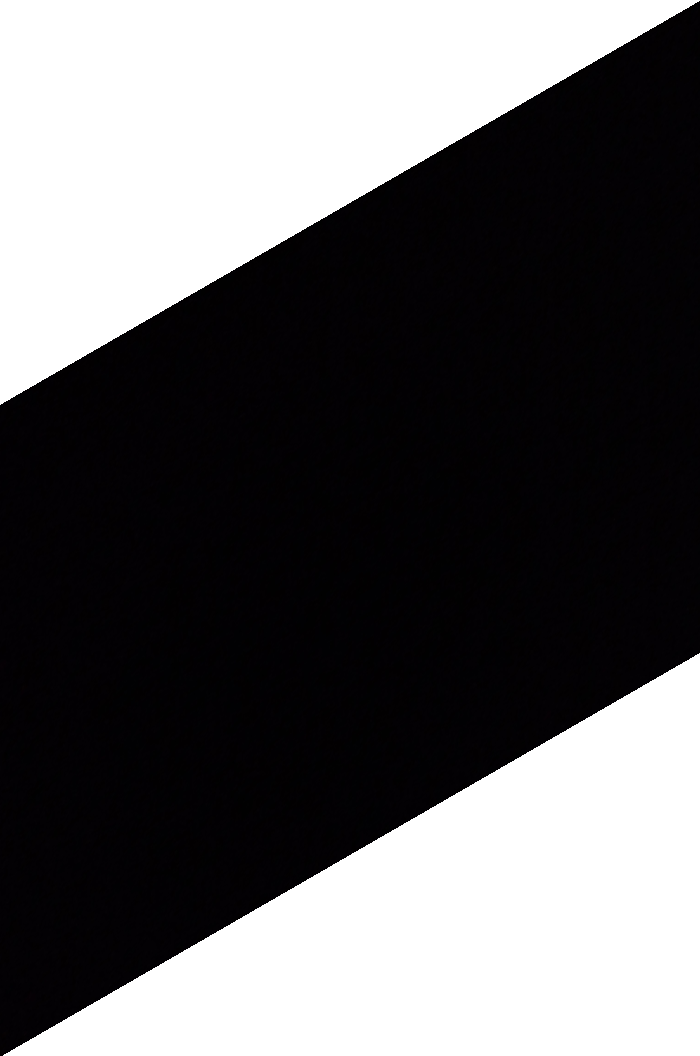
#> input picture square.png, 700 x 1056 px
$ python BoundingBox.py
#> lines starting #> are read from the running program, lines starting #| are printed output that depends on the picture; after the words box and inside, x2 and y2 are one past the last pixel; in counts of white or black regions, pixels touching at a corner belong together
# Python code to find minimum area rectangle around the
# square, and display the angle and width/height

# References: Stack Overflow, GeeksForGeeks, OpenCV library

import numpy as np
import cv2

# Read image and convert to grayscale
img = cv2.imread('square.png', cv2.IMREAD_GRAYSCALE)
#> img: shape (1056, 700); min 0, max 255, mean 97.6
img2 = cv2.imread('square.png', cv2.IMREAD_UNCHANGED)
img_height, img_width = img.shape
#> img_height = 1056; img_width = 700

# Convert to binary image and invert
_, threshold = cv2.threshold(img, 110, 255, cv2.THRESH_BINARY)
#> threshold: shape (1056, 700); 38.3% white; 2 white regions, box (x1, y1, x2, y2) and area: (0, 0, 700, 405) 142058, (3, 653, 700, 1056) 140743
invert = (255 - threshold)
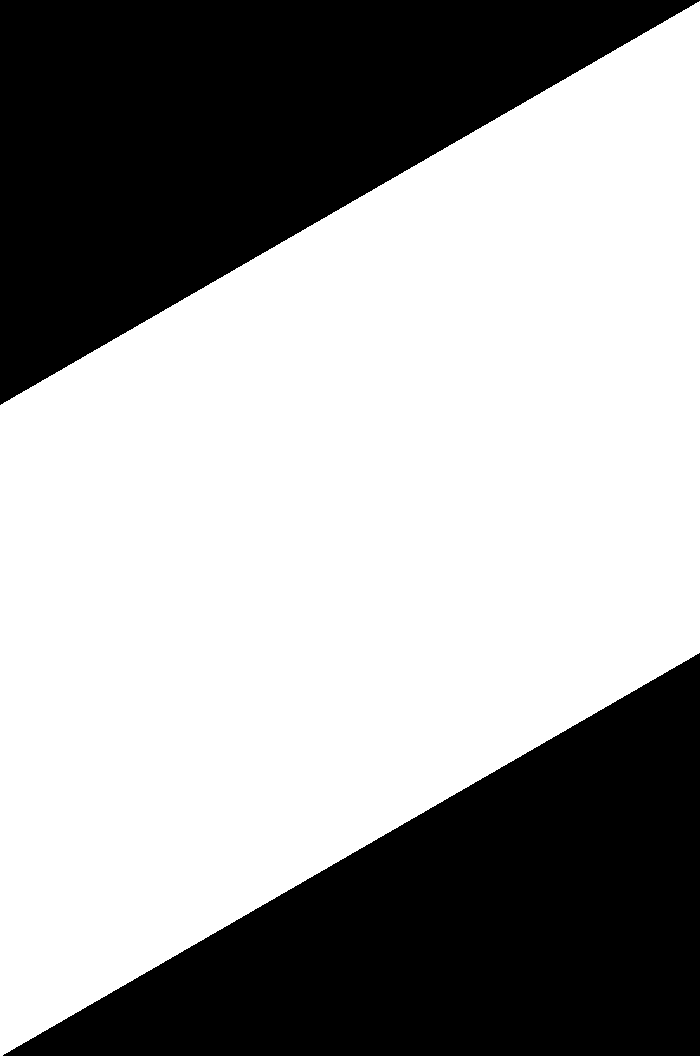
#> invert: shape (1056, 700); 61.7% white; 2 black regions

# Find contours in the inverted image
contours, _= cv2.findContours(invert.copy(), cv2.RETR_TREE, cv2.CHAIN_APPROX_SIMPLE)
#> contours = 1 contour; box (x1, y1, x2, y2) and area: (0, 1, 700, 1056) 455048

# Loop through contours
for cnt in contours:
    # Find min area rectangle for each contour found
    # Draw onto image
    rect = cv2.minAreaRect(cnt)
    box = cv2.boxPoints(rect)
    box = np.int0(box)
    cv2.drawContours(img2, [box], 0, (0, 0, 255), 2)

    # Get dimensions from min area rectangle
    (x, y), (width, height), angle = rect

    # Print important info onto image
    position = (int(img_width/2), int(img_height/2))
    text = 'Angle: ' + str(np.round(angle, 2)) + '\n' + 'Width: ' + str(np.round(width, 2)) + '\n' + 'Height: ' + str(np.round(height, 2))
    font_scale = 0.75
    color = (0, 0, 255)
    thickness = 2
    font = cv2.FONT_HERSHEY_SIMPLEX
    line_type = cv2.LINE_AA

    text_size, _ = cv2.getTextSize(text, font, font_scale, thickness)
    line_height = text_size[1] + 5
    x, y0 = position
    for i, line in enumerate(text.split('\n')):
        y = y0 + i * line_height
        cv2.putText(img2,
                    line,
                    (x, y),
                    font,
                    font_scale,
                    color,
                    thickness,
                    line_type)
#> this loop made 1 pass
#> (rect, box, width, height, angle, position) on pass 1: (((349.7, 528.3), (1132.4, 564.6), -30), [[0, 1055], [-281, 566], [698, 0], [981, 489]], 1132.4, 564.6, -30, (350, 528))
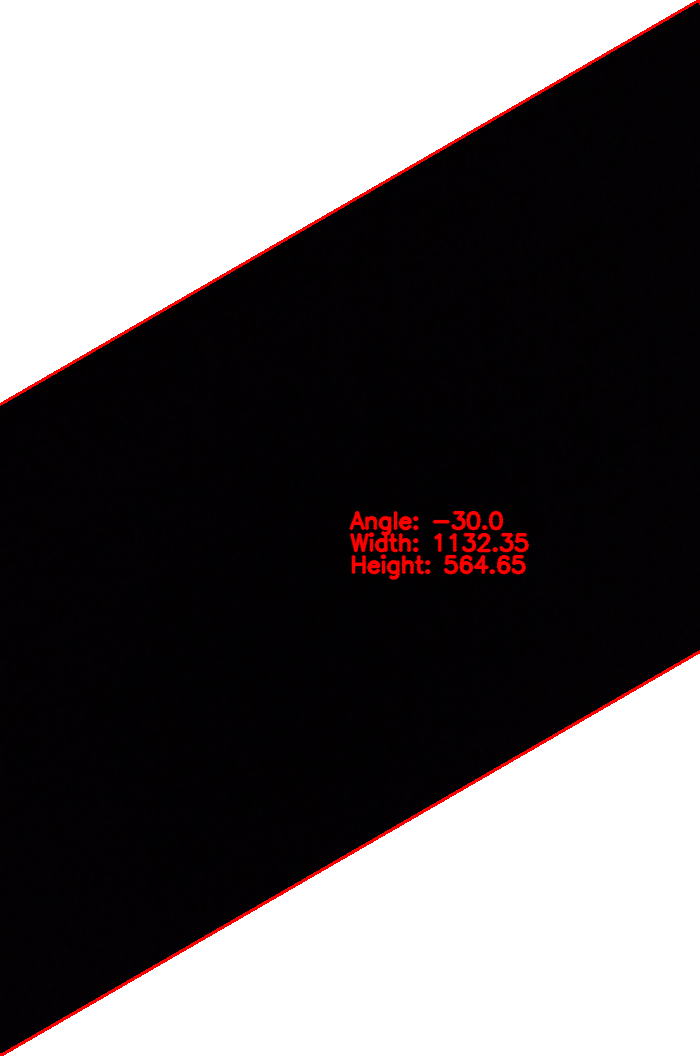
#> img2: shape (1056, 700, 4); mean B, G, R, A 98.5, 97.3, 101.3, 251.9

# Resize image
imgRS = cv2.resize(img2, (398, 600))

# Show image
cv2.imshow("Image", imgRS)
cv2.waitKey(0)
cv2.destroyAllWindows()
